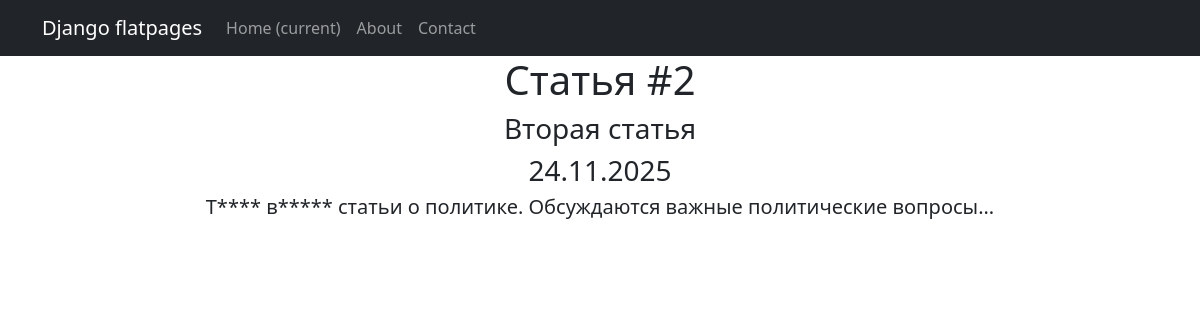
The page /news/2 on the database its author committed.
### news/models.py (models this page shows, shortened)
class Post(models.Model):
    ARTICLE = 'AR'
    NEWS = 'NW'
    POST_TYPES = [
        (ARTICLE, 'Статья'),
        (NEWS, 'Новость'),
    ]
    author = models.ForeignKey(Author, on_delete=models.CASCADE)
    post_type = models.CharField(max_length=2, choices=POST_TYPES)
    created_at = models.DateTimeField(auto_now_add=True)
    categories = models.ManyToManyField(Category, through='PostCategory')
    title = models.CharField(max_length=255)
    content = models.TextField()
    rating = models.IntegerField(default=0)

### news/views.py (the view)
# urls.py: path('<int:pk>', PostDetail.as_view(), name='post_detail'),
class PostDetail(DetailView):
    model = Post
    template_name = 'post.html'
    context_object_name = 'post'

### news/templatetags/custom_filters.py (called while the page is built)
@register.filter
def censor(value):
    if not isinstance(value, str):
        return value
    result = value.split()
    for k in range(len(result)):
            if result[k].lower() in CENSOR_WORDS:
                result[k] = result[k][0] + ('*' * (len(result[k])-1))
    return  " ".join(result)

### templates/post.html (shortened to what this page needs)
{% extends 'flatpages/default.html' %}
{% load custom_filters %}
{% block content %}
<h1>Статья #{{post.id}}</h1>
<h3>{{ post.title|censor }}</h3>
<h3>{{post.created_at|date:'d.m.o'}}</h3>
<h5> {{post.content|censor}}</h5>
{% endblock content %}

### rows shown on the page
Post: id "2", title|censor "Вторая статья", created_at "24.11.2025", content|censor "Т**** в***** статьи о политике. Обсуждаются важные политические вопросы..."
